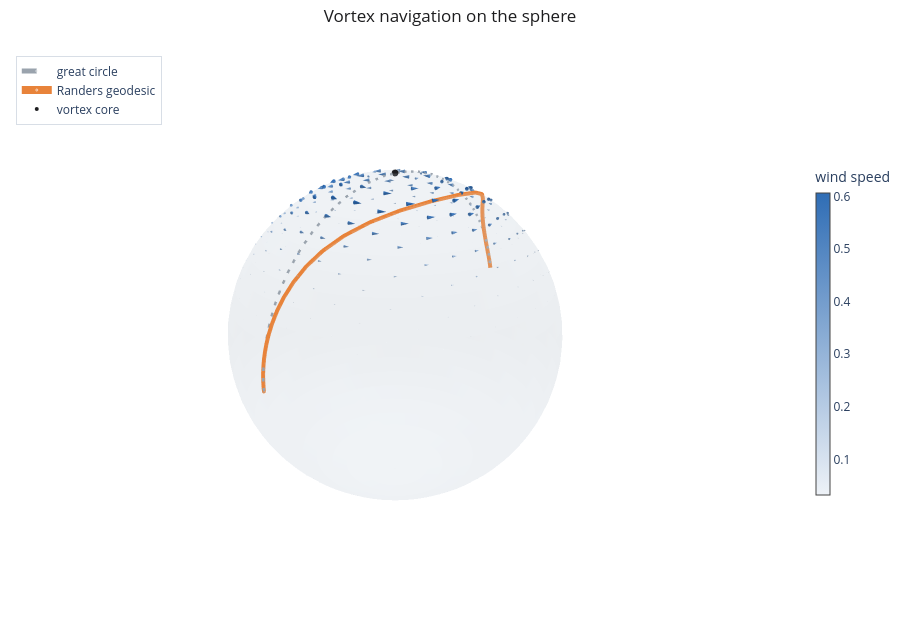

The notebook cell this image was saved under:
### Markdown cell above
## 4. The wind field and the two routes

We sample the vortex over the sphere and draw it as a cone field; cone size follows the wind speed, so
the swirl shows as concentrated at the core and fading outward. Rotate the figure to follow the red
Randers geodesic leaning into the swirl while the great circle runs straight over the top.

### Code cell
pts, _ = generate_icosphere(radius=1.0, subdivisions=3)
pts = np.array(pts)
W = np.array(jax.vmap(lambda p: sphere.to_tangent(p, w_net(p)))(jnp.array(pts)))
keep = np.linalg.norm(W, axis=1) > 0.03

fig = go.Figure()
fig.add_trace(plotly_sphere(1.0))
fig.add_trace(plotly_cones(pts[keep], W[keep], name="wind", sizeref=0.35,
                           showscale=True, colorbar_title="wind speed"))
fig.add_trace(plotly_path(traj_riem.xs, color=PALETTE["muted"], name="great circle",
                          width=5, dash="dash"))
fig.add_trace(plotly_path(traj_rand.xs, color=PALETTE["accent"], name="Randers geodesic", width=8))
fig.add_trace(go.Scatter3d(x=[0], y=[0], z=[1], mode="markers",
                           marker=dict(size=4, color=PALETTE["ink"]), name="vortex core"))
plotly_layout(fig, "Vortex navigation on the sphere")
fig.show()

### Figure 1 — Plotly figure (JSON) as saved in the notebook; plotly's stock layout.template omitted (floating-point values rounded to 4 significant figures; data arrays with more than 128 entries replaced by an {"elided": "..."} marker saying what was removed)
{"data": [{"colorscale": [[0.0, "#cdd8e3"], [1.0, "#cdd8e3"]], "hoverinfo": "skip", "lighting": {"ambient": 0.9, "diffuse": 0.2, "specular": 0.05}, "name": "", "opacity": 0.16, "showscale": false, "type": "surface", "x": {"elided": "60x30 float values"}, "y": {"elided": "60x30 float values"}, "z": {"elided": "60x30 float values"}}, {"anchor": "tail", "colorbar": {"len": 0.6, "thickness": 14, "title": {"text": "wind speed"}}, "colorscale": [[0.0, "#eef2f7"], [1.0, "#2f6db5"]], "hoverinfo": "skip", "name": "wind", "showscale": true, "sizemode": "scaled", "sizeref": 0.35, "type": "cone", "u": {"elided": "228 float values"}, "v": {"elided": "228 float values"}, "w": {"elided": "228 float values"}, "x": {"elided": "228 float values"}, "y": {"elided": "228 float values"}, "z": {"elided": "228 float values"}}, {"line": {"color": "#9aa3ad", "dash": "dash", "width": 5}, "marker": {"color": "#9aa3ad", "size": [5, 0, 0, 0, 0, 0, 0, 0, 0, 0, 0, 0, 0, 0, 0, 0, 0, 0, 0, 0, 0, 0, 0, 0, 0, 0, 0, 0, 0, 0, 0, 0, 0, 0, 0, 0, 0, 0, 0, 0, 0, 0, 0, 0, 0, 0, 0, 0, 0, 0, 0]}, "mode": "lines+markers", "name": "great circle", "showlegend": true, "type": "scatter3d", "x": [1.0, 1.0, 0.9999, 0.9997, 0.9994, 0.999, 0.9985, 0.9976, 0.9963, 0.9944, 0.9917, 0.9876, 0.9816, 0.9729, 0.9604, 0.9426, 0.9177, 0.8836, 0.8379, 0.7785, 0.7034, 0.6113, 0.5025, 0.3785, 0.2423, 0.09869, -0.04702, -0.1893, -0.3229, -0.444, -0.5501, -0.6401, -0.7144, -0.7745, -0.8218, -0.8588, -0.8871, -0.9087, -0.9251, -0.9376, -0.9471, -0.9544, -0.9601, -0.9646, -0.9682, -0.9711, -0.9735, -0.9756, -0.9774, -0.979, -0.9806], "y": [0.0, -1.961e-06, -3.592e-06, -4.597e-06, -4.667e-06, -3.507e-06, -9.007e-07, 3.371e-06, 9.54e-06, 1.775e-05, 2.813e-05, 4.093e-05, 5.627e-05, 7.444e-05, 9.553e-05, 0.0001199, 0.0001475, 0.0001783, 0.0002119, 0.0002475, 0.000284, 0.0003196, 0.0003522, 0.0003797, 0.0003999, 0.0004112, 0.0004126, 0.0004042, 0.0003866, 0.0003614, 0.0003308, 0.0002968, 0.0002616, 0.0002268, 0.000194, 0.0001639, 0.0001372, 0.000114, 9.425e-05, 7.763e-05, 6.384e-05, 5.238e-05, 4.288e-05, 3.49e-05, 2.812e-05, 2.225e-05, 1.707e-05, 1.24e-05, 8.081e-06, 3.985e-06, 0.0], "z": [0.0, 0.007697, 0.01565, 0.02409, 0.03332, 0.0437, 0.05558, 0.06942, 0.08582, 0.1054, 0.1288, 0.157, 0.1908, 0.2311, 0.2785, 0.334, 0.3973, 0.4683, 0.5458, 0.6276, 0.7108, 0.7914, 0.8646, 0.9256, 0.9702, 0.9951, 0.9989, 0.9819, 0.9464, 0.896, 0.8351, 0.7683, 0.6997, 0.6326, 0.5698, 0.5124, 0.4616, 0.4175, 0.3797, 0.3477, 0.3209, 0.2984, 0.2796, 0.2638, 0.2503, 0.2388, 0.2287, 0.2197, 0.2114, 0.2037, 0.1961]}, {"line": {"color": "#e8833a", "width": 8}, "marker": {"color": "#e8833a", "size": [5, 0, 0, 0, 0, 0, 0, 0, 0, 0, 0, 0, 0, 0, 0, 0, 0, 0, 0, 0, 0, 0, 0, 0, 0, 0, 0, 0, 0, 0, 0, 0, 0, 0, 0, 0, 0, 0, 0, 0, 0, 0, 0, 0, 0, 0, 0, 0, 0, 0, 0]}, "mode": "lines+markers", "name": "Randers geodesic", "showlegend": true, "type": "scatter3d", "x": [1.0, 1.0, 0.9999, 0.9997, 0.9995, 0.9991, 0.9985, 0.9976, 0.9964, 0.9947, 0.9921, 0.9884, 0.983, 0.9753, 0.9645, 0.9494, 0.9286, 0.9006, 0.8635, 0.8154, 0.7541, 0.6772, 0.5814, 0.4619, 0.3128, 0.1299, -0.08099, -0.2942, -0.4697, -0.5933, -0.6798, -0.7436, -0.7925, -0.8309, -0.8614, -0.8858, -0.9051, -0.9205, -0.9327, -0.9424, -0.9501, -0.9563, -0.9612, -0.9652, -0.9685, -0.9713, -0.9736, -0.9756, -0.9774, -0.9791, -0.9806], "y": [0.0, -8.285e-05, -0.0001697, -0.0002652, -0.000373, -0.0004933, -0.0006195, -0.0007363, -0.0008117, -0.0007899, -0.0005834, -4.773e-05, 0.001014, 0.002903, 0.005981, 0.01084, 0.01813, 0.02885, 0.04428, 0.06608, 0.09646, 0.1378, 0.1915, 0.256, 0.3225, 0.3734, 0.3851, 0.3427, 0.2628, 0.1831, 0.1209, 0.07627, 0.04547, 0.02467, 0.01112, 0.002595, -0.002366, -0.004939, -0.005957, -0.006018, -0.005532, -0.004785, -0.003963, -0.003168, -0.002456, -0.001848, -0.001343, -0.0009293, -0.0005833, -0.0002815, 0.0], "z": [0.0, 0.007676, 0.0156, 0.02399, 0.03315, 0.04341, 0.05508, 0.0686, 0.08449, 0.1033, 0.1256, 0.1521, 0.1836, 0.2207, 0.2639, 0.314, 0.3706, 0.4338, 0.5025, 0.5752, 0.6496, 0.7228, 0.7908, 0.8492, 0.8934, 0.9185, 0.9193, 0.8922, 0.8428, 0.7839, 0.7233, 0.6643, 0.6082, 0.5558, 0.5077, 0.4641, 0.4251, 0.3907, 0.3606, 0.3345, 0.3119, 0.2925, 0.2758, 0.2614, 0.2489, 0.238, 0.2282, 0.2194, 0.2113, 0.2036, 0.1961]}, {"marker": {"color": "#1d1d1f", "size": 4}, "mode": "markers", "name": "vortex core", "type": "scatter3d", "x": [0], "y": [0], "z": [1]}], "layout": {"height": 620, "legend": {"bgcolor": "rgba(255,255,255,0.6)", "bordercolor": "#d8dee6", "borderwidth": 1, "font": {"size": 12}, "x": 0.02, "y": 0.98}, "margin": {"b": 0, "l": 0, "r": 0, "t": 44}, "paper_bgcolor": "white", "scene": {"aspectmode": "data", "camera": {"eye": {"x": 1.35, "y": 1.25, "z": 0.8}}, "xaxis": {"showbackground": false, "showgrid": false, "showticklabels": false, "title": {"text": ""}, "visible": false, "zeroline": false}, "yaxis": {"showbackground": false, "showgrid": false, "showticklabels": false, "title": {"text": ""}, "visible": false, "zeroline": false}, "zaxis": {"showbackground": false, "showgrid": false, "showticklabels": false, "title": {"text": ""}, "visible": false, "zeroline": false}}, "title": {"font": {"color": "#1d1d1f", "size": 17}, "text": "Vortex navigation on the sphere", "x": 0.5, "xanchor": "center"}}}
